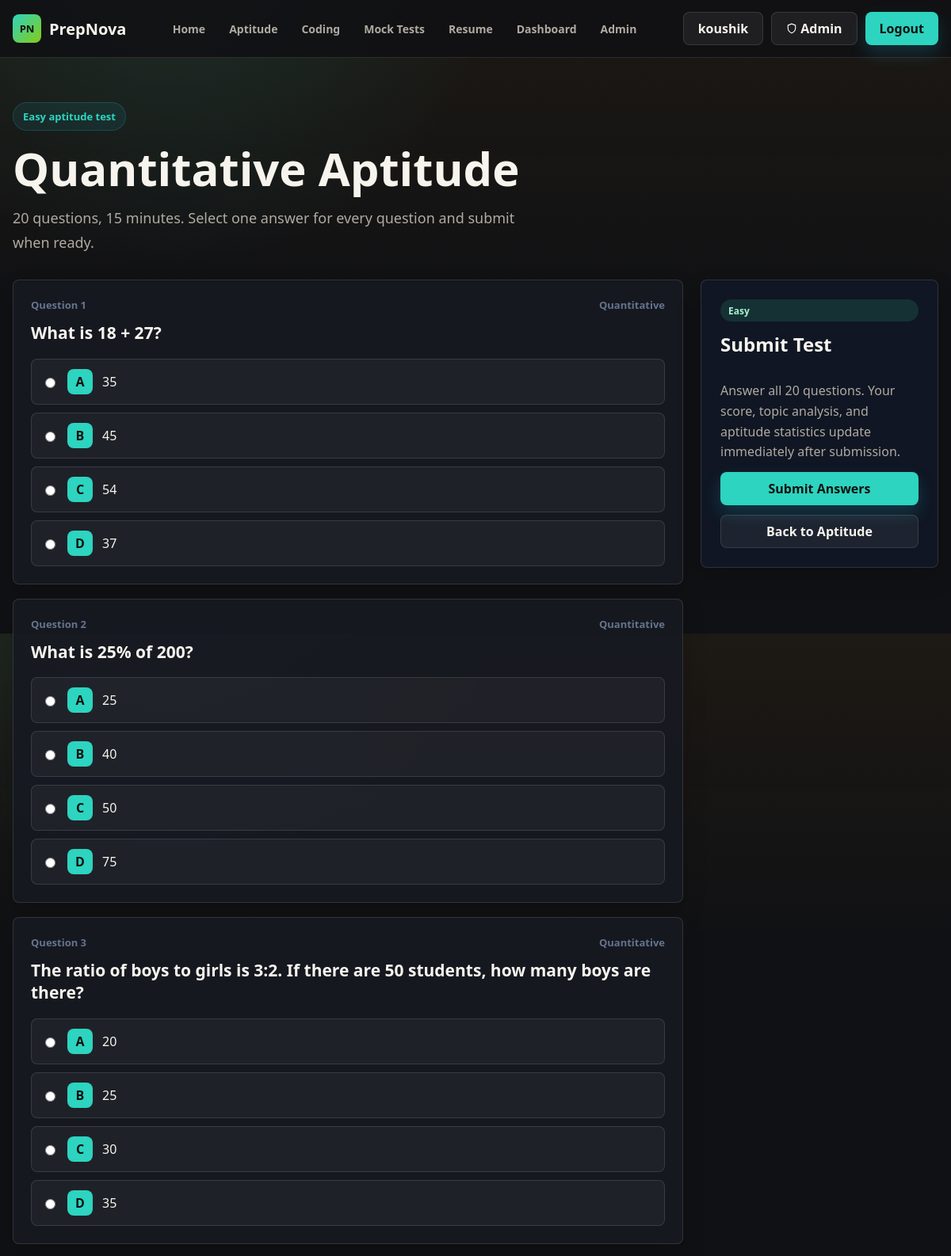
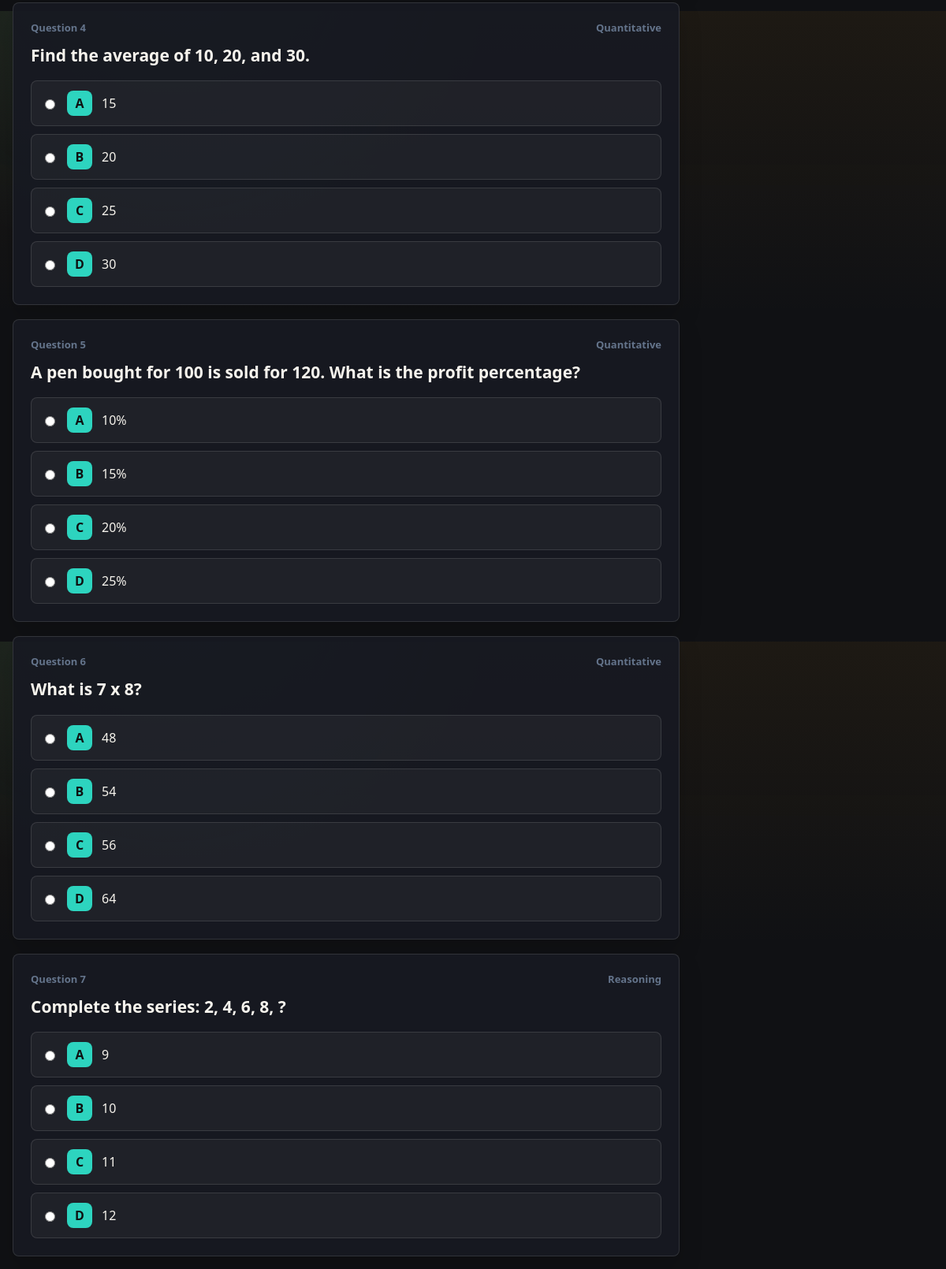
/attempts/1/take/ (signed in, upper part), run on the app's committed database (2 pictures, top to bottom).
### myapp/models.py (models this page shows, shortened)
class PrepTest(models.Model):
    APTITUDE = 'aptitude'
    CODING = 'coding'
    MOCK = 'mock'
    RESUME = 'resume'
    CATEGORY_CHOICES = [
        (APTITUDE, 'Aptitude'),
        (CODING, 'Coding'),
        (MOCK, 'Mock Test'),
        (RESUME, 'Resume'),
    ]
    EASY = 'easy'
    MEDIUM = 'medium'
    HARD = 'hard'
    DIFFICULTY_CHOICES = [
        (EASY, 'Easy'),
        (MEDIUM, 'Medium'),
        (HARD, 'Hard'),
    ]
    title = models.CharField(max_length=120)
    category = models.CharField(max_length=20, choices=CATEGORY_CHOICES)
    difficulty = models.CharField(max_length=20, choices=DIFFICULTY_CHOICES, default=MEDIUM)
    question_count = models.PositiveIntegerField(default=0)
    duration_minutes = models.PositiveIntegerField(default=0)
    topics = models.CharField(max_length=255, blank=True)
    is_active = models.BooleanField(default=True)

class AptitudeQuestion(models.Model):
    OPTION_CHOICES = [
        ('A', 'A'),
        ('B', 'B'),
        ('C', 'C'),
        ('D', 'D'),
    ]
    test = models.ForeignKey(PrepTest, on_delete=models.CASCADE, related_name='aptitude_questions')
    order = models.PositiveIntegerField()
    topic = models.CharField(max_length=80)
    question_text = models.TextField()
    option_a = models.CharField(max_length=255)
    option_b = models.CharField(max_length=255)
    option_c = models.CharField(max_length=255)
    option_d = models.CharField(max_length=255)
    correct_option = models.CharField(max_length=1, choices=OPTION_CHOICES)
    explanation = models.TextField(blank=True)
    class Meta:
        ordering = ['order']
        constraints = [
            models.UniqueConstraint(fields=['test', 'order'], name='unique_question_order_per_test'),
        ]

### myapp/views.py (the view, shortened to what this page needs)
# urls.py: path('attempts/<int:attempt_id>/take/', views.take_aptitude_test, name='take_aptitude_test'),
@login_required(login_url='login')
def take_aptitude_test(request, attempt_id):
    ensure_default_tests()
    attempt = get_object_or_404(
        TestAttempt.objects.select_related('test'),
        pk=attempt_id,
        user=request.user,
        test__category__in=[PrepTest.APTITUDE, PrepTest.MOCK],
    )
    if attempt.status == TestAttempt.COMPLETED:
        return redirect('aptitude_result', attempt_id=attempt.id)
    questions = list(attempt.test.aptitude_questions.all())
    if not questions:
        messages.error(request, 'Questions are not available for this test yet.')
        if attempt.test.category == PrepTest.MOCK:
            return redirect('mocktest')
        return redirect('aptitude')
    return render(request, 'aptitude_test.html', {
        'attempt': attempt,
        'test': attempt.test,
        'questions': questions,
    })

### myapp/views.py (called while the page is built, shortened)
def ensure_default_tests():
    for test in DEFAULT_TESTS:
        PrepTest.objects.get_or_create(title=test['title'], category=test['category'], defaults=test)
    ensure_default_aptitude_questions()
    ensure_default_coding_questions()

def ensure_default_aptitude_questions():
    aptitude_tests = PrepTest.objects.filter(category__in=[PrepTest.APTITUDE, PrepTest.MOCK], is_active=True)
    for test in aptitude_tests:
        if test.title == 'Coding Test':
            continue
        if test.aptitude_questions.exists():
            continue

### myapp/template/aptitude_test.html (shortened to what this page needs)
{% extends "base.html" %}
{% block content %}
  <section class="page-shell">
    <div class="page-title compact-title">
      <div class="eyebrow">{{ test.get_difficulty_display }} aptitude test</div>
      <h1>{{ test.title }}</h1>
      <p>{{ test.question_count }} questions, {{ test.duration_minutes }} minutes. Select one answer for every question and submit when ready.</p>
    </div>
    <form class="quiz-layout" method="post" action="{% url 'take_aptitude_test' attempt.id %}">
      <div class="question-list">
        {% for question in questions %}
          <article class="question-card">
            <div class="question-meta">
              <span>Question {{ forloop.counter }}</span>
              <span>{{ question.topic }}</span>
            </div>
            <h2>{{ question.question_text }}</h2>
            <div class="option-grid">
              <label class="option-choice">
                <input type="radio" name="question_{{ question.id }}" value="A" required>
                <span>A</span>
                {{ question.option_a }}
              </label>
              <label class="option-choice">
                <input type="radio" name="question_{{ question.id }}" value="B" required>
                <span>B</span>
                {{ question.option_b }}
              </label>
              <label class="option-choice">
                <input type="radio" name="question_{{ question.id }}" value="C" required>
                <span>C</span>
                {{ question.option_c }}
              </label>
              <label class="option-choice">
                <input type="radio" name="question_{{ question.id }}" value="D" required>
                <span>D</span>
                {{ question.option_d }}
              </label>
            </div>
          </article>
        {% endfor %}
      </div>
      <aside class="quiz-sidebar">
        <div class="panel">
          <span class="badge {{ test.difficulty }}">{{ test.get_difficulty_display }}</span>
          <h2 class="panel-title">Submit Test</h2>
          <p>Answer all 20 questions. Your score, topic analysis, and aptitude statistics update immediately after submission.</p>
          <button class="btn btn-primary btn-wide" type="submit" data-loading-text="Scoring...">Submit Answers</button>
          <a class="btn btn-ghost btn-wide" href="{% url 'aptitude' %}">Back to Aptitude</a>
        </div>
      </aside>
    </form>
  </section>
{% endblock %}

### myapp/template/base.html (shortened to what this page needs)
{% load static %}
<!DOCTYPE html>
<html lang="en">
<head>
  <link rel="stylesheet" href="{% static 'index.css' %}?v=4">
</head>
<body class="{% block body_class %}{% endblock %}">
  <header class="site-header">
    <nav class="nav-shell" aria-label="Primary navigation">
      <a class="brand" href="{% url 'first' %}" aria-label="PrepNova home">
        <span class="brand-mark">PN</span>
        <span>PrepNova</span>
      </a>
      <div class="nav-links" id="primaryNav">
        <a href="{% url 'first' %}" class="{% if request.resolver_match.url_name == 'first' %}is-active{% endif %}">Home</a>
        <a href="{% url 'aptitude' %}" class="{% if request.resolver_match.url_name == 'aptitude' %}is-active{% endif %}">Aptitude</a>
        <a href="{% url 'coding' %}" class="{% if request.resolver_match.url_name == 'coding' %}is-active{% endif %}">Coding</a>
        <a href="{% url 'mocktest' %}" class="{% if request.resolver_match.url_name == 'mocktest' %}is-active{% endif %}">Mock Tests</a>
        <a href="{% url 'resume' %}" class="{% if request.resolver_match.url_name == 'resume' %}is-active{% endif %}">Resume</a>
        <a href="{% url 'dashboard' %}" class="{% if request.resolver_match.url_name == 'dashboard' %}is-active{% endif %}">Dashboard</a>
        {% if request.user.is_superuser %}
          <a href="{% url 'site_admin_dashboard' %}" class="{% if 'site_admin' in request.resolver_match.url_name %}is-active{% endif %}">Admin</a>
        {% endif %}
      </div>
      <div class="nav-actions">
        {% if request.user.is_authenticated %}
          <a class="btn btn-ghost" href="{% url 'dashboard' %}">{{ request.user.first_name|default:request.user.username|truncatechars:16 }}</a>
          {% if request.user.is_superuser %}
            <a class="btn btn-ghost admin-btn" href="{% url 'site_admin_dashboard' %}" title="Admin Panel">
              <svg width="14" height="14" viewBox="0 0 24 24" fill="none" stroke="currentColor" stroke-width="2" stroke-linecap="round" stroke-linejoin="round" style="margin-right:4px;vertical-align:-2px"><path d="M12 22s8-4 8-10V5l-8-3-8 3v7c0 6 8 10 8 10z"/></svg>
              Admin
            </a>
          {% endif %}
          <a class="btn btn-primary" href="{% url 'logout' %}">Logout</a>
        {% endif %}
      </div>
    </nav>
  </header>
  <main>
    {% block content %}{% endblock %}
  </main>
</body>
</html>

### data on the page
PrepTest: difficulty "Easy", title "Quantitative Aptitude", question_count "20", duration_minutes "15"
AptitudeQuestion: topic "Quantitative", question_text "What is 18 + 27?", option_a "35", option_b "45", option_c "54", option_d "37"
AptitudeQuestion: topic "Quantitative", question_text "What is 25% of 200?", option_a "25", option_b "40", option_c "50", option_d "75"
AptitudeQuestion: topic "Quantitative", question_text "The ratio of boys to girls is 3:2. If there are 50 students, how many boys are there?", option_a "20", option_b "25", option_c "30", option_d "35"
AptitudeQuestion: topic "Quantitative", question_text "Find the average of 10, 20, and 30.", option_a "15", option_b "20", option_c "25", option_d "30"
AptitudeQuestion: topic "Quantitative", question_text "A pen bought for 100 is sold for 120. What is the profit percentage?", option_a "10%", option_b "15%", option_c "20%", option_d "25%"
AptitudeQuestion: topic "Quantitative", question_text "What is 7 x 8?", option_a "48", option_b "54", option_c "56", option_d "64"
AptitudeQuestion: topic "Reasoning", question_text "Complete the series: 2, 4, 6, 8, ?", option_a "9", option_b "10", option_c "11", option_d "12"

### other printed values
{{ request.user.first_name|default:request.user.username|truncatechars:16 }} "koushik"
